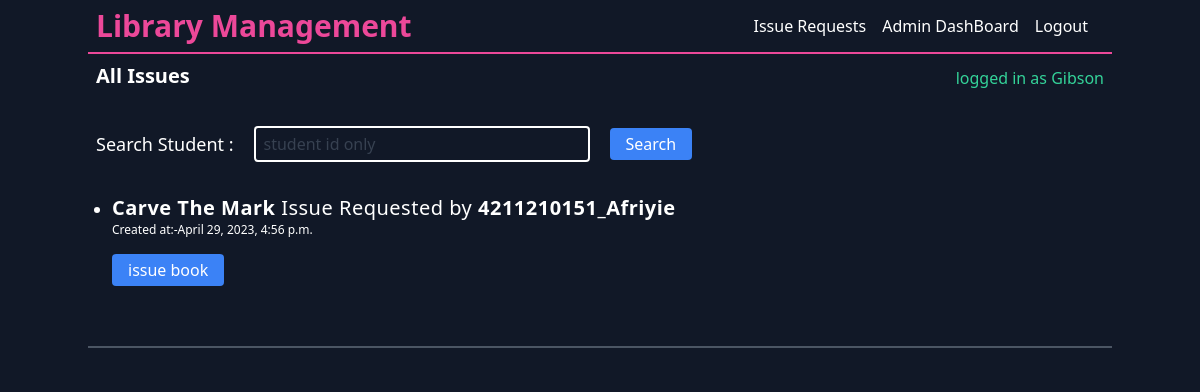
The page /all-issues/ (signed in) on the database its author committed.
### library/models.py (models this page shows, shortened)
class Issue(models.Model):
    student=models.ForeignKey(Student,on_delete=models.CASCADE)
    book=models.ForeignKey(Book,on_delete=models.CASCADE)
    created_at=models.DateTimeField( auto_now=True)
    issued=models.BooleanField(default=False)
    issued_at=models.DateTimeField( auto_now=False,null=True,blank=True)
    returned=models.BooleanField(default=False)
    return_date=models.DateTimeField(auto_now=False,auto_created=False,auto_now_add=False,null=True,blank=True)

class Book(models.Model):
    name=models.CharField(max_length=350)
    author=models.ForeignKey(Author,on_delete=models.CASCADE)
    image=models.ImageField()
    category=models.CharField(max_length=220)

### student/models.py (models this page shows, shortened)
class Student(models.Model):
    first_name=models.CharField(max_length=120)
    last_name=models.CharField(max_length=120)
    department=models.ForeignKey(Department,on_delete=models.CASCADE)
    student_id=models.OneToOneField(User,on_delete=models.CASCADE)

### library/views.py (the view)
# urls.py: path('all-issues/',requestedissues),
@login_required(login_url='/admin/')
@user_passes_test(lambda u:  u.is_superuser ,login_url='/admin/')
def requestedissues(request):
    if request.GET.get('studentID') is not None and request.GET.get('studentID') != '':
        try:
            user= User.objects.get(username=request.GET.get('studentID'))
            student=Student.objects.filter(student_id=user)
            if student:
                student=student[0]
                issues=Issue.objects.filter(student=student,issued=False)
                return render(request,'library/allissues.html',{'issues':issues})
            messages.error(request,'No Student found')
            return redirect('/all-issues/')
        except User.DoesNotExist:
            messages.error(request,'No Student found')
            return redirect('/all-issues/')
    else:
        issues=Issue.objects.filter(issued=False)
        return render(request,'library/allissues.html',{'issues':issues})

### templates/library/allissues.html
{% extends 'base.html' %} {% block heading %} All Issues {% endblock heading %}
{% block content %}
<form
  class="w-full flex flex-col sm:flex-row sm:items-center"
  action="/all-issues/"
>
  <label class="text-lg" for="studentID">Search Student :</label>
  <input
    class="w-full sm:w-1/3 px-2 py-1 bg-transparent border-white border-2 mt-4 sm:mt-0 sm:mx-5 rounded text-white placeholder-gray-700"
    type="text"
    name="studentID"
    id="search"
    placeholder="student id only"
  />
  <button
    class="text-white hover:shadow-md rounded mt-4 sm:mt-0 bg-blue-500 px-4 py-1"
  >
    Search
  </button>
</form>
<ul class="list-disc px-4 mt-8">
  {% for issue in issues %}
  <li>
    <h3 class="text-xl tracking-wide">
      <span class="font-bold">{{issue.book.name}}</span> Issue Requested by
      <a
        target="_blank"
        href="/admin/student/student/{{issue.student.id}}/"
        class="font-bold hover:underline"
      >
        {{issue.student.student_id.username}}_{{issue.student.first_name}}</a
      >
    </h3>
    <h4 class="text-xs">Created at:-{{issue.created_at}}</h4>
    <div class="flex flex-row w-2/3 space-x-4 mt-4 mb-8">
      {% if user.is_superuser %} {% if issue.issued %}
      <h5 class="w-xs rounded text-md font-bold text-green-500 px-4 py-1">
        Issued
      </h5>
      {%if issue.returned %}
      <h5 class="w-xs rounded font-bold text-green-500 px-4 py-1">Returned</h5>
      {% else %}
      <a
        class="w-xs rounded bg-green-500 px-4 py-1 text-white"
        href="/returnbook/{{issue.id}}/"
        >return book</a
      >
      {% endif %} {% else %}
      <a
        class="w-xs rounded bg-blue-500 px-4 py-1 text-white"
        href="/issuebook/{{issue.id}}/"
        >issue book</a
      >
      {% endif %} {% endif %}
    </div>
  </li>
  {% empty %}
  <h2>Nothing Found</h2>
  {% endfor %}
</ul>
{% endblock %}

### templates/base.html (shortened to what this page needs)
<!DOCTYPE html>
<html lang="en">
  <head>
    <link
      href="https://unpkg.com/tailwindcss@^2/dist/tailwind.min.css"
      rel="stylesheet"
    />
  </head>
  <body class="min-h-screen bg-gray-900 text-white">
    {% include 'nav.html' %}
    <header
      class="flex flex-row justify-between items-end mb-5 md:mx-auto max-w-5xl p-2"
    >
      <h1 class="font-bold text-lg sm:text-xl capitalize">
        {%block heading %}{% endblock heading %}
      </h1>
      {% if user.is_anonymous %}
      <h2 class="text-red-400 sm:pr-5 xl:pr-3">logged out</h2>
      {% else %}
      <h2 class="text-green-400">logged in as {{user}}</h2>
      {% endif %}
    </header>
    <main class="container md:mx-auto max-w-5xl p-2">
      {% block content %}{% endblock content %}
    </main>
    {% include 'footer.html' %}
  </body>
</html>

### rows shown on the page
Issue: book.name "Carve The Mark", student.student_id.username "4211210151", student.first_name "Afriyie", created_at "April 29, 2023, 4:56 p.m."

### other values the page prints
{{ user }} "Gibson"
